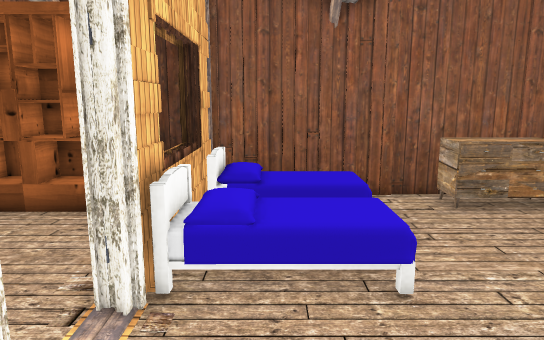
view 1 (above)

22 first-person views from a walk through a Unity game level. The camera is 1.34 m above the floor, tilts 10° down and sees 70° across. Doors are open. The floor is counted in squares, 0.45 m on a side. Each view is taken from the middle of a square. On the plan, view 1 faces up. The plan holds only what a view shows up to about 20 squares ahead; the rest is blank. The place goes on beyond the plan. The player is left out. Some surface patterns are stand-ins.

view 2
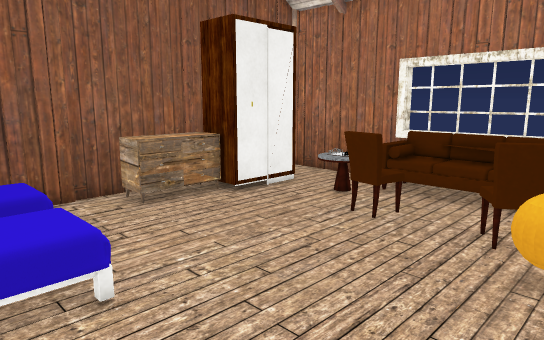

view 3
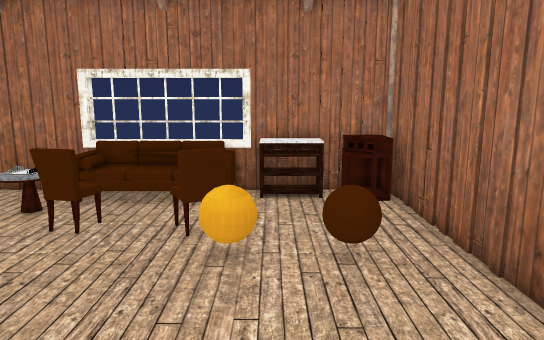

view 4
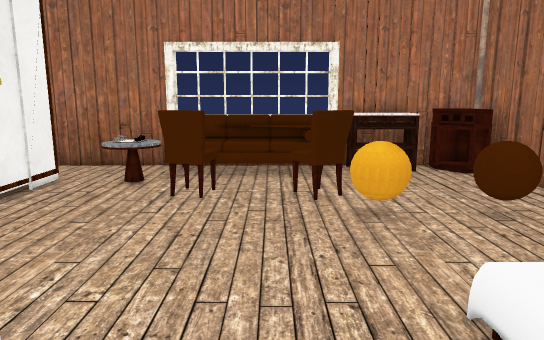

view 5
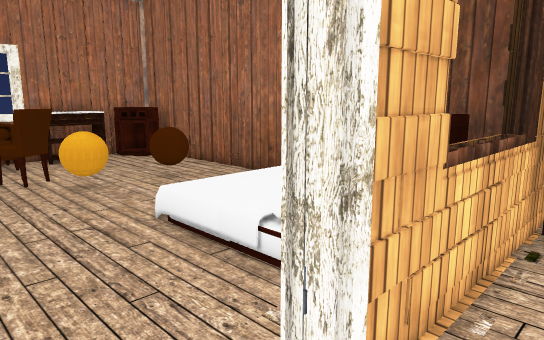

view 6
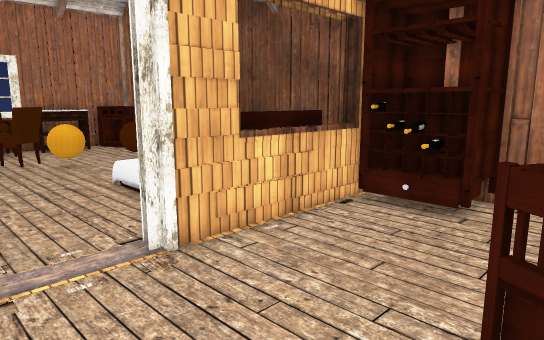

view 7
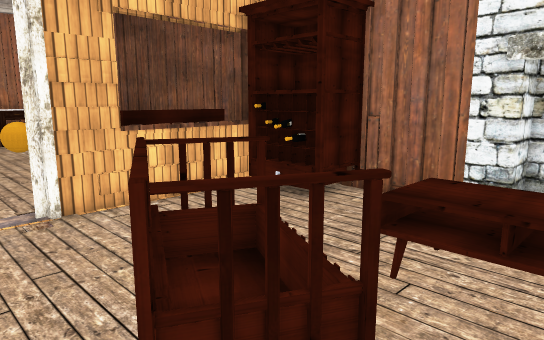

view 8
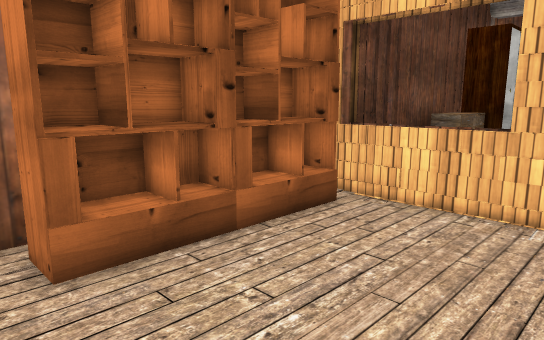

view 9
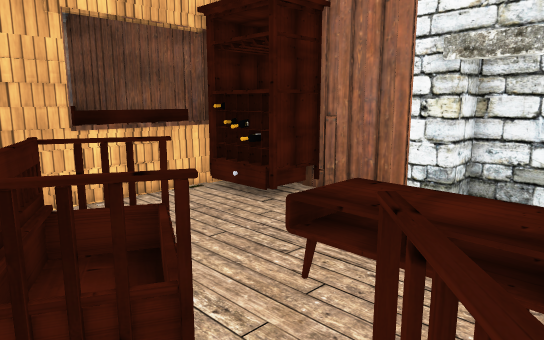

view 10
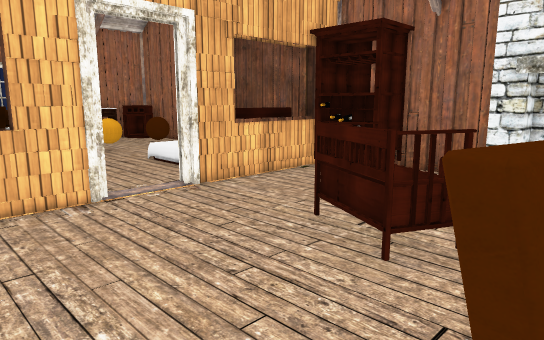

view 11
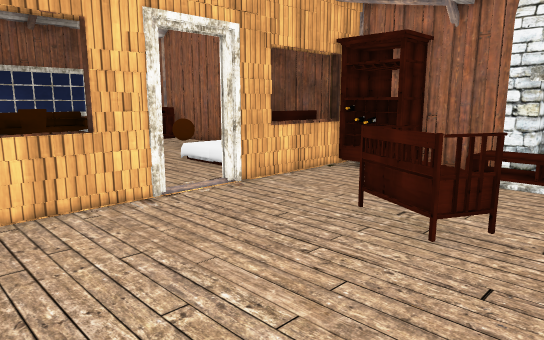

view 12
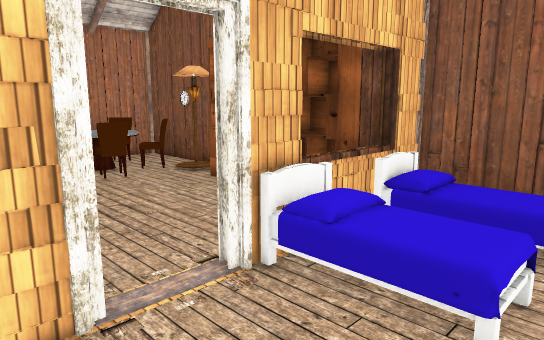

view 13
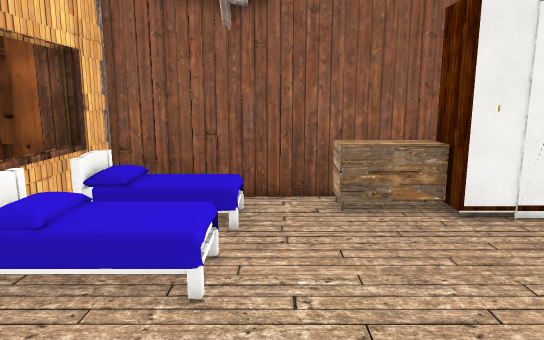

view 14
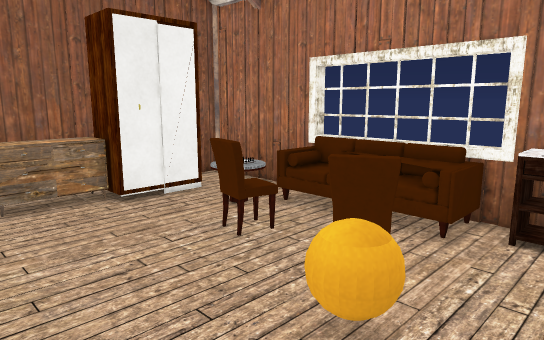

view 15
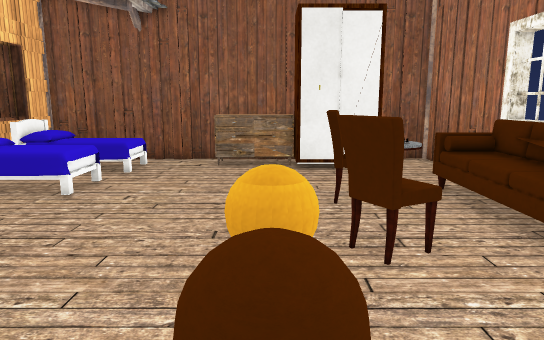

view 16
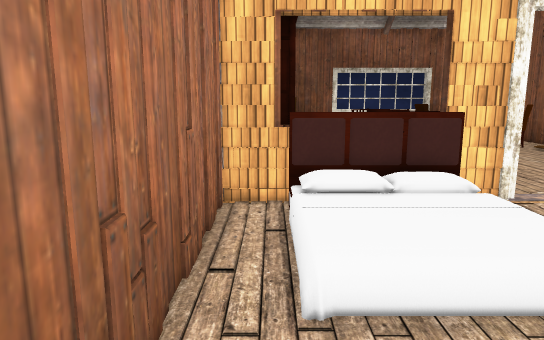

view 17
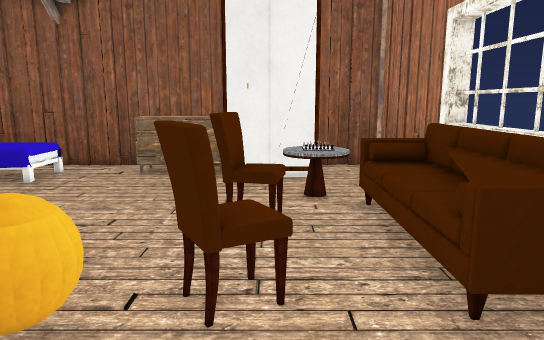

view 18
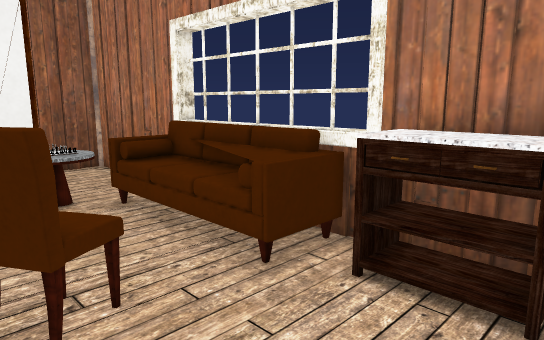

view 19
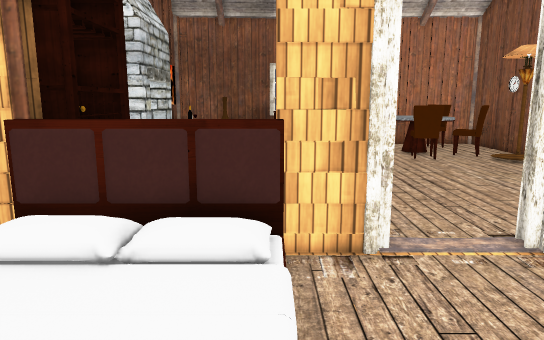

view 20
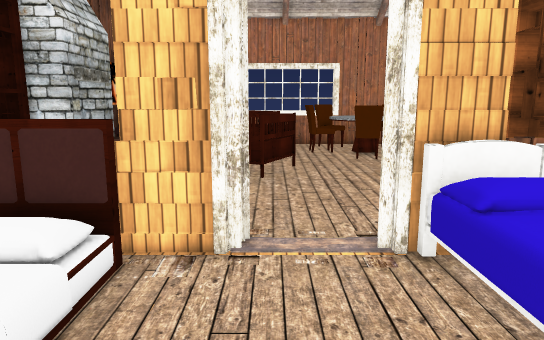

view 21
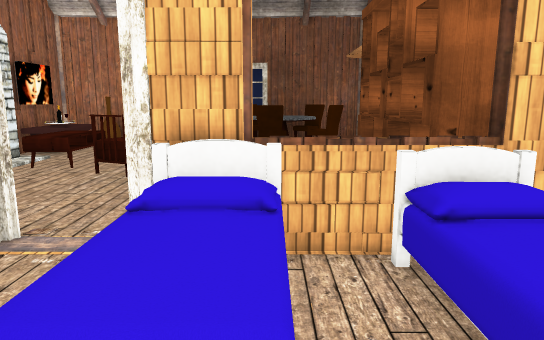

view 22
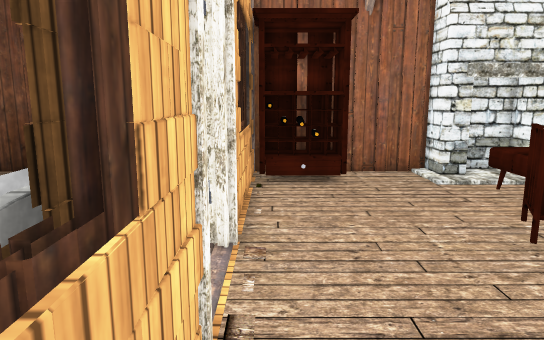

### Floor plan
Points are (right, up) in squares from view 1. A wall is a line through its corners. A room is listed if a view was taken in it or the views show most of it. See-through windows are left out.
Room 1 (views 1, 2, 3, 4, 12, 13, 14, 15, 16, 17, 18, 19, 20, 21)
walls: (-2.4, 3.3) (-2.4, 0.9); (13.8, 12.3) (12, 12.3); (6.6, 15.3) (-2.4, 15.3) (-2.4, 6.4); (17.4, 1.4) (17.4, 8.5); (10.9, 15.3) (8.4, 15.3); (17.2, 0.4) (17.2, 15.3) (14.1, 15.3); (-2.5, -3.4) (-2.5, -5.5); (-2.9, 13.9) (-2.9, 13.4); (-2.1, -5.5) (17.2, -5.5) (17.2, -1.4)
low walls: (-3, 9.4) (-3, 8.9); (-2.9, 10.7) (-2.9, 10.1); (-3, 10.9) (-3, 9.9); (-2.9, 11.7) (-2.9, 11.1); (-3, 11.9) (-3, 11.4); (-3.2, 12.6) (-3.2, 9.7)
ways out: opening at (-3, 5) to room 2; open door at (-3, 4) to room 2
objects: other object (-2, -3) to (-2, 1); other object (-2, 7) to (3, 9); other object (-2, 11) to (3, 13); other object (6, 13) to (10, 15); other object (8, -3) to (10, 2); other object (10, 12) to (13, 13); other object (11, 2) to (12, 3); other object (11, 6) to (12, 7); other object (12, 8) to (14, 10); other object (15, -5) to (16, -3); other object (15, 2) to (16, 4); other object (15, 7) to (16, 8); other object (16, -2) to (17, 1)
Room 2 (views 5, 6, 7, 8, 9, 10, 11, 22)
walls: (-2.9, 7.4) (-2.9, 11.9); (-2.4, 6.4) (-3.2, 6.4) (-3.2, 13.8); (-11.7, -4.1) (-10.6, -4.1) (-10.6, -5.8); (-9, -5.5) (-8.4, -5.5); (-10.4, -5.5) (-9.4, -5.5); (-7.6, -5.5) (-6.1, -5.5); (-9.5, -5.7) (-8.9, -5.7); (-7.5, -5.7) (-6.9, -5.7); (-2.9, 12) (-2.9, 13.8); (-5.5, -5.5) (-5, -5.5); (-15.1, -4.1) (-14.1, -4.1); (-2.4, -4.2) (-2.4, -3.3); (-2.6, -4.6) (-2.6, -3.8); (-2.9, -5.2) (-2.9, 1.1); (-3.2, -5.4) (-3.2, 3.3) (-2.4, 3.3); (-12, 15.3) (-12.6, 15.3)
low walls: (-2.6, 8.6) (-2.6, 9.6); (-2.6, -1.2) (-2.6, -0.4)
ways out: opening at (-3, 5) to room 1; open door at (-3, 4) to room 1
objects: other object (-15, 2) to (-14, 4); other object (-15, 8) to (-14, 10); other object (-14, -1) to (-11, 1); other object (-12, 2) to (-9, 5); other object (-12, 13) to (-4, 14); other object (-8, -6); other object (-7, -5) to (-4, -4); other object (-6, -3); other object (-5, -3); other object (-4, -3)

Where each view was taken, in squares from view 1:
view 1: 0 up, 0 right, facing up
view 2: 0 up, 0 right, facing up-right
view 3: 0 up, 1 left, facing right
view 4: 4 up, 1 left, facing right
view 5: 6 up, 5 left, facing down-right
view 6: 7 up, 10 left, facing down-right
view 7: 6 up, 14 left, facing down-right
view 8: 6 up, 14 left, facing up-right
view 9: 5 up, 15 left, facing down-right
view 10: 11 up, 15 left, facing down-right
view 11: 13 up, 15 left, facing down-right
view 12: 1 up, 4 right, facing up-left
view 13: 0 up, 4 right, facing up
view 14: 2 down, 4 right, facing up-right
view 15: 5 down, 9 right, facing up
view 16: 4 down, 9 right, facing left
view 17: 3 down, 12 right, facing up
view 18: 3 down, 10 right, facing up-right
view 19: 1 up, 5 right, facing left
view 20: 4 up, 5 right, facing left
view 21: 9 up, 5 right, facing left
view 22: 11 up, 4 left, facing down
